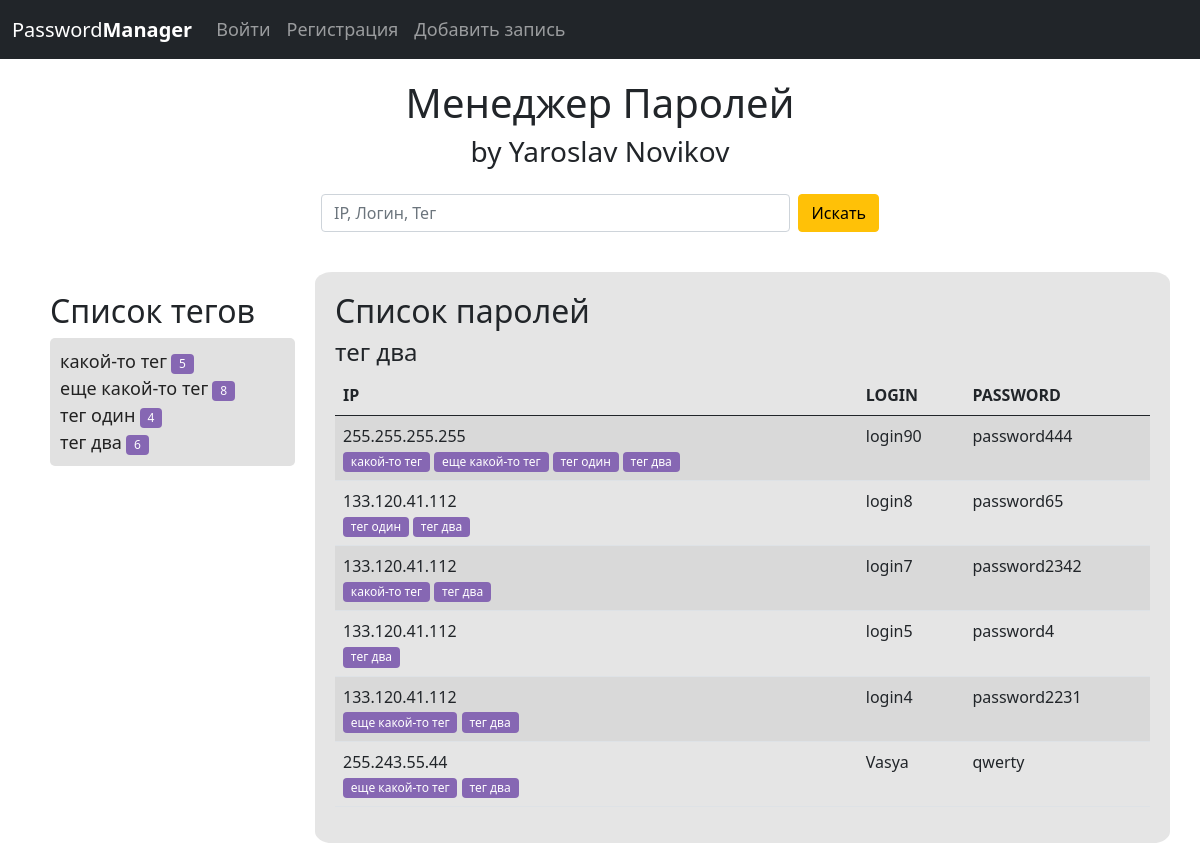
The app's page /tag/teg-dva with its own data.
### password_manager_app/models.py (models this page shows, shortened)
class Tag(models.Model):
    name = models.CharField(max_length=100, null=False, default='')
    slug = models.SlugField(max_length=100, unique=True, verbose_name='URL')
    def __str__(self):
        return f'{self.name}'
    def get_url(self):
        return reverse('tags', args=[self.slug])

class PasswordManager(models.Model):
    ip = models.CharField(max_length=15, null=False, default=f'{randint(1,255)}.{randint(1,255)}.{randint(1,255)}.{randint(1,255)}')
    login = models.CharField(max_length=100, null=False, default='login')
    password = models.CharField(max_length=100, null=False, default='password')
    tags = models.ManyToManyField(Tag, blank=True)

### password_manager_app/views.py (the view)
# urls.py: path('<str:tag>', views.get_tag, name='tags'),
def get_tag(request, tag):
    tagname = get_object_or_404(Tag, slug=tag)
    pass_list = PasswordManager.objects.all()
    tags_list = Tag.objects.all()
    context = {
        'pass_list': pass_list,
        'tags_list': tags_list,
        'tagname': tagname,
    }
    return render(request, 'password_manager_app/selected.html', context=context)

### password_manager_app/templates/password_manager_app/selected.html
{% extends 'base.html' %}
{% load static %}
{% block content %}
<h2>Список паролей</h2>
<h4>{{ tagname }}</h4>
<table class="table table-striped">
    <thead>
        <tr>
            <th scope="col">IP</th>
            <th scope="col">LOGIN</th>
            <th scope="col">PASSWORD</th>
        </tr>
    </thead>
    <tbody>
        {% for pass in tagname.passwordmanager_set.all %}
            <tr>
            <td>{{ pass.ip }}<br>
                {% for tag in pass.tags.all %}
                <a href="{{ tag.get_url }}"><span class="badge badge-primary">{{ tag }}</span></a>
                {% endfor %}
            </td>
            <td>{{ pass.login }}</td>
            <td>{{ pass.password }}</td>
            </tr>
        {% endfor %}
    </tbody>
</table>
{% endblock %}
{% block tags %}
    <h2>Список тегов</h2>
    <ul>
    {% for tag in tags_list %}
    <li><a href="{{ tag.get_url }}">{{ tag.name }}</a> <span class="badge badge-primary">{{ tag.passwordmanager_set.count }}</span></li>
    {% endfor %}
    </ul>
{% endblock %}

### static/css/style.css (style rules this page uses)
body { background-color:rgb(255, 255, 255); }
.left ul { padding: 10px !important; background-color: #e1e1e1; border-radius: 5px; }
li { list-style-type: none; }
li a { text-decoration: none; font-size: 18px; color: #222; }
.table .badge, li .badge { background-color: #8667b3 !important; font-weight: 500; }

### records on screen
Tag: name "какой-то тег", passwordmanager_set.count "5"
Tag: name "еще какой-то тег", passwordmanager_set.count "8"
Tag: name "тег один", passwordmanager_set.count "4"
Tag: name "тег два", passwordmanager_set.count "6"
PasswordManager: ip "255.255.255.255", login "login90", password "password444"
PasswordManager: ip "133.120.41.112", login "login8", password "password65"
PasswordManager: ip "133.120.41.112", login "login7", password "password2342"
PasswordManager: ip "133.120.41.112", login "login5", password "password4"
PasswordManager: ip "133.120.41.112", login "login4", password "password2231"
PasswordManager: ip "255.243.55.44", login "Vasya", password "qwerty"
